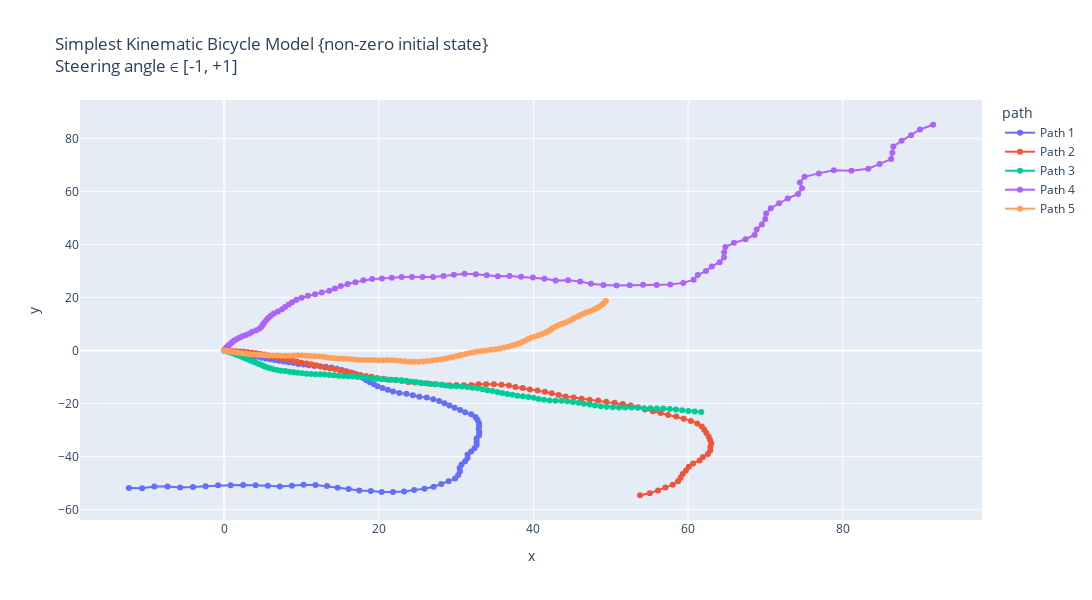

Notebook source saved alongside this figure:
### Markdown cell above
Simplest Kinematic Bicycle Model with non zero initial state: 
Using simple_kinematic_bicycle_model so that always a fwd motion is observed i.e. keeping steering angle between -1 to +1 radians

### Code cell
# Making 5 possible trajectories 
trajectories = []
for i in range (5):
    # Passed initial heading angle randomly (any angle b/w -90 to +90 degrees).
    # Passed acceleration; keeping acceleration constant for each trajectory, in a range of 0-2
    # Effect of acc. in the trajectory can be removed by making a = 0.0 
    # Initial delta can be any angle between -180 to +180 degrees.
    (x_traj, y_traj, θi, δi, a, v_traj) = start_trajectory(v_init = 5, theta_init = round(np.pi * random.uniform(-0.5, 0.5), 2), a = round(random.uniform(0, 2), 2), delta_init = round(np.pi * random.uniform(-1, 1), 2), mode = "simple")
    trajectories.append((x_traj, y_traj, θi, δi, a, v_traj))

# Create a DataFrame for plotting
data = []
for i, (x_traj, y_traj, theta_init, delta_init, a, v_traj) in enumerate(trajectories):
    for x, y, v in zip(x_traj, y_traj, v_traj):
        data.append({"x": x, "y": y, "v": v, "path": f"Path {i+1}"})
df = pd.DataFrame(data)

# Creating the plot using plotly.
fig = px.line(df, x="x", y="y", color="path", custom_data=["v"], title="Simplest Kinematic Bicycle Model {non-zero initial state} <br>Steering angle ∈ [-1, +1]", render_mode="svg")
# Adding hover functionality
fig.update_traces(mode="markers+lines", hovertemplate="<br>".join([
    "v: %{customdata[0]:.2f}",
    "x: %{x:.2f}",
    "y: %{y:.2f}"
]))
fig.update_layout(height=600,width=1130)
fig.show()

# Using matplotlib :
plt.figure(figsize=(15, 6))
for i, (x_traj, y_traj, θi, δi, a, v_traj) in enumerate(trajectories):
    # Model built such that a remains same inside; can be randomised by using a random statement.
    # print(x_traj,"\n", y_traj)
    plt.plot(x_traj, y_traj, label=f"Path {i+1}, θi = {θi}, δi = {δi}, a = {a}", alpha = 0.7)
plt.xlabel("x [m]")
plt.ylabel("y [m]")
plt.grid("True")
plt.title("Simplest Kinematic Bicycle Model {non-zero initial state} \n Steering angle ∈ [-1, +1]")
plt.legend()
plt.axis('equal')
plt.show()

# Using plt to show the velocity variation w.r.t. time :
dt = 0.1  # Time step
t_end = 10  # 10 seconds
t = np.arange(0, t_end + dt, dt)

plt.figure(figsize=(15, 6))
for i, (x_traj, y_traj, θi, δi, a, v_traj) in enumerate(trajectories):
    # Model built such that a remains same inside; can be randomised by using a random statement.
    # print(x_traj,"\n", y_traj)
    plt.plot(t, v_traj, label=f"Path {i+1}", alpha = 0.7)
plt.ylabel("v [m/s]")
plt.xlabel("t [s]")
plt.grid("True")
plt.title("Velocity variation w.r.t. time")
plt.legend()
plt.show()
